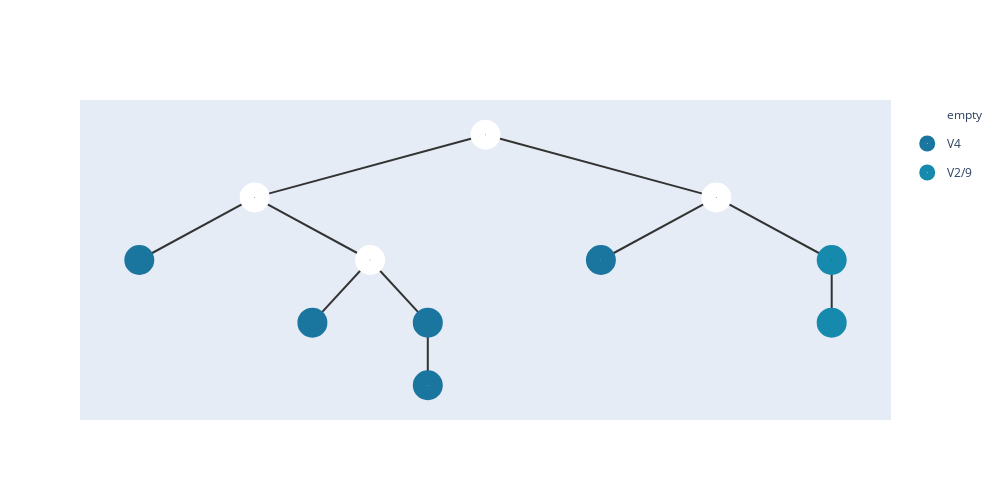

This figure's notebook cell:
### Code cell
temp,root = merge_points(similarities,root,nodes1,embeddings,3,2,2,n)
for i in nodes1:
    i.hyper = temp[int(i)]
    i.value =  temp[int(i)]
embeddings = temp.numpy();
add_meta(root,meta_list2,[])
show_tree(root,color=['#184e77','#1a759f','#168aad',"#34a0a4",'#52b69a','#99d98c','#76c893','#99d98c']).show_fig()
remove_meta(root);

### Figure 1 — Plotly figure (JSON) as saved in the notebook; plotly's stock layout.template omitted (floating-point values rounded to 4 significant figures)
{"data": [{"hoverinfo": "text", "hovertext": ["12", "10", "9", "11"], "legendgroup": "empty", "marker": {"color": "#fff", "size": 30, "symbol": "circle-dot"}, "mode": "markers+text", "name": "empty", "type": "scatter", "x": [5.5, 3.25, 4.375, 7.75], "y": [5, 3.5, 2, 3.5]}, {"hoverinfo": "text", "hovertext": ["2_V4", "4_V4", "0_V4", "1_V4", "3_V4"], "legendgroup": "V4", "marker": {"color": "#1a759f", "size": 30, "symbol": "circle-dot"}, "mode": "markers+text", "name": "V4", "type": "scatter", "x": [2.125, 3.812, 4.938, 4.938, 6.625], "y": [2, 0.5, 0.5, -1, 2]}, {"hoverinfo": "text", "hovertext": ["6_V2/9", "5_V2/9"], "legendgroup": "V2/9", "marker": {"color": "#168aad", "size": 30, "symbol": "circle-dot"}, "mode": "markers+text", "name": "V2/9", "type": "scatter", "x": [8.875, 8.875], "y": [2, 0.5]}], "layout": {"height": 500, "shapes": [{"layer": "below", "line": {"color": "#333", "width": 2}, "type": "line", "x0": 5.5, "x1": 5.5, "y0": 5, "y1": 5}, {"layer": "below", "line": {"color": "#333", "width": 2}, "type": "line", "x0": 5.5, "x1": 3.25, "y0": 5, "y1": 3.5}, {"layer": "below", "line": {"color": "#333", "width": 2}, "type": "line", "x0": 3.25, "x1": 2.125, "y0": 3.5, "y1": 2}, {"layer": "below", "line": {"color": "#333", "width": 2}, "type": "line", "x0": 3.25, "x1": 4.375, "y0": 3.5, "y1": 2}, {"layer": "below", "line": {"color": "#333", "width": 2}, "type": "line", "x0": 4.375, "x1": 3.812, "y0": 2, "y1": 0.5}, {"layer": "below", "line": {"color": "#333", "width": 2}, "type": "line", "x0": 4.375, "x1": 4.938, "y0": 2, "y1": 0.5}, {"layer": "below", "line": {"color": "#333", "width": 2}, "type": "line", "x0": 4.938, "x1": 4.938, "y0": 0.5, "y1": -1}, {"layer": "below", "line": {"color": "#333", "width": 2}, "type": "line", "x0": 5.5, "x1": 7.75, "y0": 5, "y1": 3.5}, {"layer": "below", "line": {"color": "#333", "width": 2}, "type": "line", "x0": 7.75, "x1": 6.625, "y0": 3.5, "y1": 2}, {"layer": "below", "line": {"color": "#333", "width": 2}, "type": "line", "x0": 7.75, "x1": 8.875, "y0": 3.5, "y1": 2}, {"layer": "below", "line": {"color": "#333", "width": 2}, "type": "line", "x0": 8.875, "x1": 8.875, "y0": 2, "y1": 0.5}], "width": 1000, "xaxis": {"showgrid": false, "showline": false, "showticklabels": false, "zeroline": false}, "yaxis": {"showgrid": false, "showline": false, "showticklabels": false, "zeroline": false}}}
